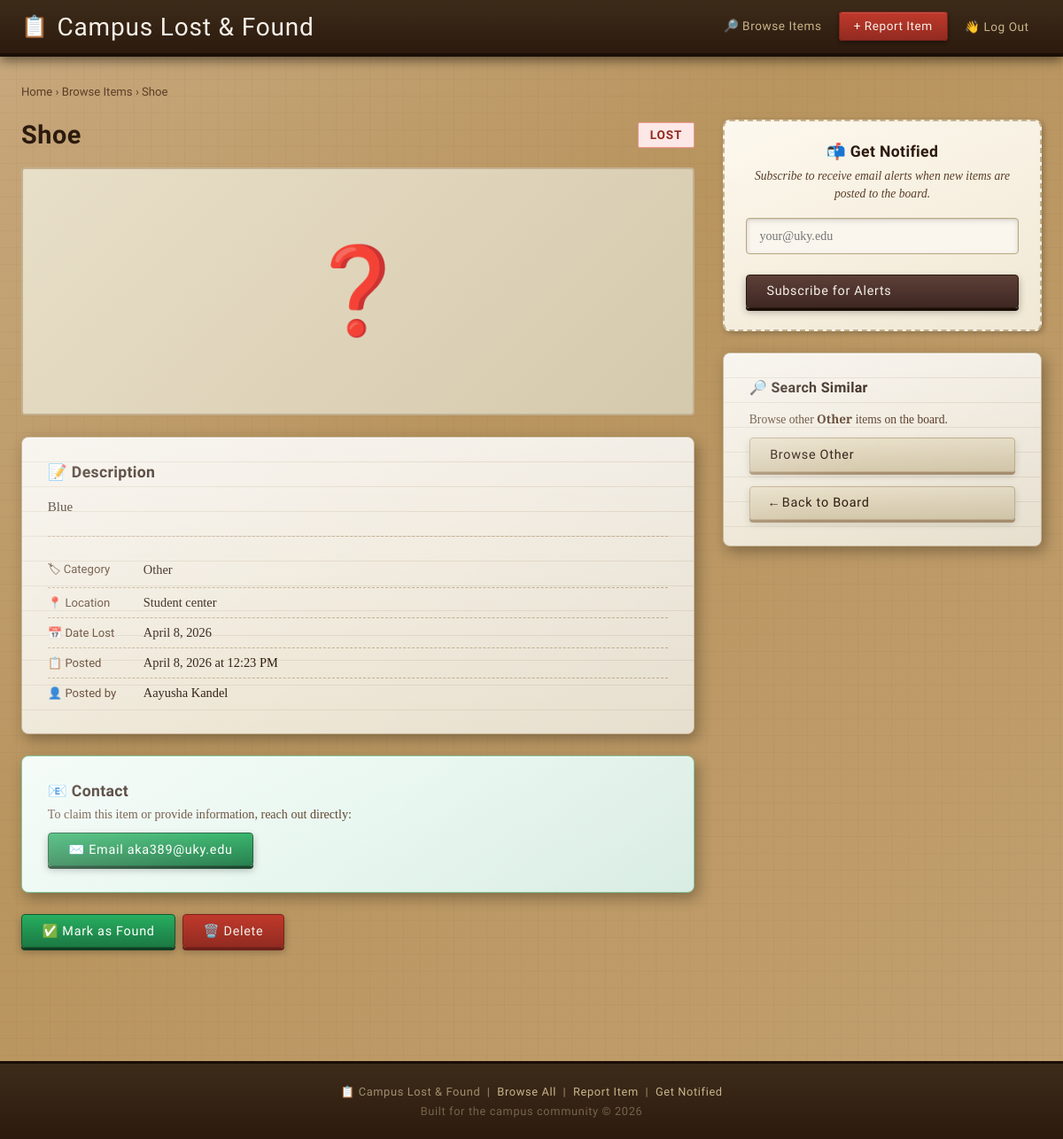
/items/3/ (signed in), run on the app's committed database.
### our_site/models.py (models this page shows, shortened)
class LostItem(models.Model):
    CATEGORY_CHOICES = [
        ('electronics', 'Electronics'),
        ('clothing', 'Clothing & Accessories'),
        ('keys', 'Keys'),
        ('wallet', 'Wallet & IDs'),
        ('backpack', 'Backpack & Bags'),
        ('jewelry', 'Jewelry'),
        ('books', 'Books & Notes'),
        ('sports', 'Sports Equipment'),
        ('other', 'Other'),
    ]
    STATUS_CHOICES = [
        ('lost', 'Lost'),
        ('found', 'Claimed'),
    ]
    title = models.CharField(max_length=200)
    description = models.TextField()
    category = models.CharField(max_length=50, choices=CATEGORY_CHOICES, default='other')
    location = models.CharField(max_length=200, help_text='Where did you find this item?')
    date_lost = models.DateField(help_text='Date item was lost or found')
    image = models.ImageField(upload_to='lost_items/', blank=True, null=True)
    reporter = models.ForeignKey(User, on_delete=models.SET_NULL, null=True, blank=True, related_name='reported_items')
    contact_email = models.EmailField(help_text='Email address people can reach you at')
    status = models.CharField(max_length=20, choices=STATUS_CHOICES, default='lost')
    created_at = models.DateTimeField(auto_now_add=True)
    updated_at = models.DateTimeField(auto_now=True)
    class Meta:
        ordering = ['-created_at']

### our_site/views.py (the view, shortened to what this page needs)
# urls.py: path('items/<int:pk>/', views.item_detail, name='item_detail'),
@login_required
def item_detail(request, pk):
    item = get_object_or_404(LostItem, pk=pk)
    subscribe_form = EmailSubscriptionForm()
    return render(request, 'our_site/item_detail.html', {
        'item': item,
        'subscribe_form': subscribe_form,
    })

### our_site/forms.py (shortened to what this page needs)
class EmailSubscriptionForm(forms.ModelForm):
    class Meta:
        model = EmailSubscription
        fields = ['email']
        widgets = {
            'email': forms.EmailInput(attrs={
                'class': 'form-control',
                'placeholder': 'your@uky.edu'
            })
        }
        labels = {
            'email': 'Email Address'
        }

### our_site/templates/our_site/item_detail.html (shortened to what this page needs)
{% extends 'our_site/base.html' %}
{% block content %}
<div class="page-wrapper">
  <p style="font-family:'Special Elite',monospace;font-size:0.82rem;color:var(--ink-light);margin-bottom:1.5rem;">
    <a href="{% url 'home' %}">Home</a> &rsaquo;
    <a href="{% url 'item_list' %}">Browse Items</a> &rsaquo;
    {{ item.title }}
  </p>
  <div class="detail-layout">
    <div>
      <div style="display:flex;align-items:center;gap:1rem;margin-bottom:1.2rem;flex-wrap:wrap;">
        <h1 style="font-family:'Special Elite',monospace;font-size:1.8rem;line-height:1.2;flex:1;">
          {{ item.title }}
        </h1>
        <span class="item-status-badge badge-{{ item.status }}" style="font-size:0.85rem;padding:0.35rem 0.8rem;">
          {{ item.get_status_display }}
        </span>
      </div>
      {% if item.image %}
        <div class="detail-image-wrap mb-3">
          <img src="{{ item.image.url }}" alt="{{ item.title }}">
        </div>
      {% else %}
        <div class="detail-no-image mb-3">
          {% if item.category == 'electronics' %}📱
          {% elif item.category == 'keys' %}🔑
          {% elif item.category == 'wallet' %}👛
          {% elif item.category == 'backpack' %}🎒
          {% elif item.category == 'clothing' %}👕
          {% elif item.category == 'jewelry' %}💍
          {% elif item.category == 'books' %}📚
          {% elif item.category == 'sports' %}⚽
          {% else %}❓{% endif %}
        </div>
      {% endif %}
      <div class="paper-card mb-3">
        <h2 style="font-family:'Special Elite',monospace;font-size:1.1rem;margin-bottom:1rem;">📝 Description</h2>
        <p style="line-height:1.8;white-space:pre-line;">{{ item.description }}</p>
        <hr style="border:none;border-top:1px dashed #c3b090;margin:1.2rem 0;">
        <div class="detail-meta-row">
          <span class="detail-meta-label">🏷 Category</span>
          <span>{{ item.get_category_display }}</span>
        </div>
        <div class="detail-meta-row">
          <span class="detail-meta-label">📍 Location</span>
          <span>{{ item.location }}</span>
        </div>
        <div class="detail-meta-row">
          <span class="detail-meta-label">📅 Date Lost</span>
          <span>{{ item.date_lost|date:"F j, Y" }}</span>
        </div>
        <div class="detail-meta-row">
          <span class="detail-meta-label">📋 Posted</span>
          <span>{{ item.created_at|date:"F j, Y" }} at {{ item.created_at|time:"g:i A" }}</span>
        </div>
        {% if item.reporter %}
        <div class="detail-meta-row">
          <span class="detail-meta-label">👤 Posted by</span>
          <span>{{ item.reporter.get_full_name|default:item.reporter.username }}</span>
        </div>
        {% endif %}
      </div>
      <div class="paper-card" style="border-color:#82c9a0;background:linear-gradient(160deg,#f0faf5 0%,#e0f4ea 100%);">
        <h2 style="font-family:'Special Elite',monospace;font-size:1.1rem;margin-bottom:0.5rem;">📧 Contact</h2>
        <p style="font-size:0.88rem;color:var(--ink-light);margin-bottom:0.8rem;">
          To claim this item or provide information, reach out directly:
        </p>
        <a href="mailto:{{ item.contact_email }}" class="btn btn-success">
          ✉️ Email {{ item.contact_email }}
        </a>
      </div>
      {% if user.is_authenticated and user == item.reporter or user.is_staff %}
        <div class="d-flex gap-1 flex-wrap mt-3">
          <form method="post" action="{% url 'mark_found' item.pk %}">
            <button type="submit" class="btn {% if item.status == 'lost' %}btn-success{% else %}btn-secondary{% endif %}">
              {% if item.status == 'lost' %}✅ Mark as Found{% else %}↩️ Mark as Still Lost{% endif %}
            </button>
          </form>
          <a href="{% url 'delete_item' item.pk %}" class="btn btn-danger">🗑️ Delete</a>
        </div>
      {% endif %}
    </div>
    <aside>
      <div class="subscribe-card mb-3">
        <h3>📬 Get Notified</h3>
        <p>Subscribe to receive email alerts when new items are posted to the board.</p>
        <form method="post" action="">
          <div class="form-group" style="text-align:left;">
            {{ subscribe_form.email }}
          </div>
          <button type="submit" class="btn btn-primary" style="width:100%;">Subscribe for Alerts</button>
        </form>
      </div>
      <div class="paper-card">
        <h3 style="font-family:'Special Elite',monospace;font-size:1rem;margin-bottom:1rem;">🔎 Search Similar</h3>
        <form method="get" action="{% url 'item_list' %}">
          <p style="font-size:0.85rem;color:var(--ink-light);margin-bottom:0.8rem;">
            Browse other <strong>{{ item.get_category_display }}</strong> items on the board.
          </p>
          <button type="submit" class="btn btn-secondary" style="width:100%;">Browse {{ item.get_category_display }}</button>
        </form>
        <div style="margin-top:1rem;">
          <a href="{% url 'item_list' %}" class="btn btn-secondary" style="width:100%;text-align:center;">← Back to Board</a>
        </div>
      </div>
    </aside>
  </div>
</div>
{% endblock %}

### data on the page
LostItem: title "Shoe", status "LOST", description "Blue", category "Other", location "Student center", date_lost "April 8, 2026", created_at "April 8, 2026", created_at "12:23 PM", reporter.get_full_name "Aayusha Kandel", contact_email "aka389@uky.edu"
